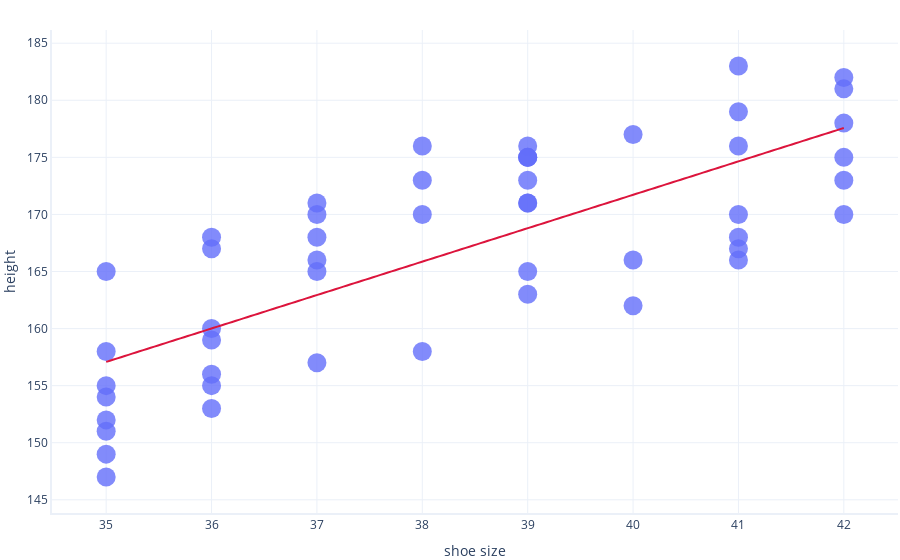

Here is the notebook cell this chart was saved with:
### Markdown cell above
As you can see, we have the sizes of shoes and heights for 50 people.

## Training our model

We will now _train_ (_fit_) our model to predict height based on the size of the shoe. We're just getting started, so we will start with a very simple model - fitting a straight line to the data. 

The code below:
* creates a simple linear regression model
* fits this to the data you have now seen
* graphs the result.

### Code cell
# Load some libraries to do the hard work for us
import graphing 
import statsmodels.formula.api as smf

# First, we define our formula using a special syntax
# This says that height is explained by shoe size
formula = "height ~ shoe_size"

# Perform linear regression (a kind of learning) to fit a 
# line to our data. This method does the hard work for
# us. We will look at how this method words in a later unit.
model = smf.ols(formula = formula, data = dataset).fit()

# Show a graph of the result
# Don't worry about how this works for now
graphing.scatter_2D(dataset,    label_x="shoe_size", 
                                label_y="height",
                                trendline=lambda x: model.params[1] * x + model.params[0]
                                )
